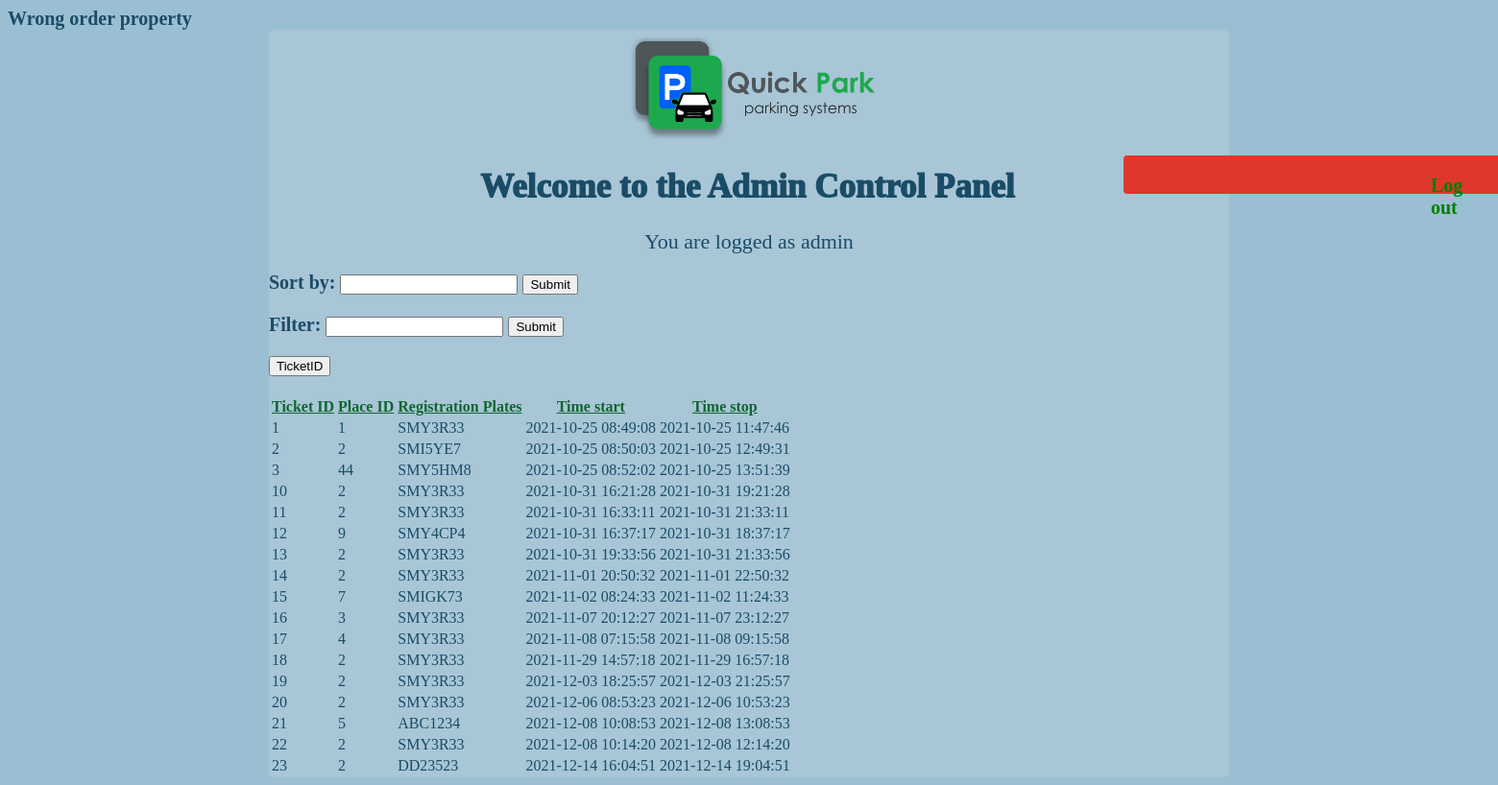
Screenshot of /adminControlPanel.php (signed in) with the database file from the repository.
### tables this page shows
CREATE TABLE `tickets` (
  `idticket` int(10) UNSIGNED NOT NULL,
  `idmiejsca` int(10) UNSIGNED NOT NULL,
  `rejestracja` text NOT NULL,
  `czas_start` timestamp NOT NULL DEFAULT current_timestamp(),
  `czas_stop` datetime DEFAULT NULL
);

### adminControlPanel.php (the view, shortened to what this page needs)
<?php
$querystr = "SELECT * FROM tickets";
require_once "db_connection.php";
try{
	$connection = new mysqli($host, $db_user, $db_password, $db_name);
	if($connection -> connect_errno != 0){
		throw new Exception(mysqli_connect_errno());
	}
	else{
		$answer = $connection -> query($querystr);
	}
}
catch(Exception $e){
	echo '<div class = "error">Server error, we apologize for inconvenience</div>';
	echo '<br/> devinfo:'.$e;
}
?>
<!DOCTYPE HTML>
<html lang="pl">
<head>
	<link rel="stylesheet" href="style_adminpage.css" type="text/css"/>
</head>
<body>
	<div id="container">
		<div id="logo">
			<center> <img src = "img/logo1.png" width="261" height="121"/> </center>
		</div>
		<div id="TopText">
			<h1  style="margin-left:220px"> Welcome to the Admin Control Panel </h1>
		</div>
		<div id="logout">
			<form action="logout.php">
				<button class="button buttonAdmin" style="width: 100px"><span style="color: green"> Log out </span></button>
			</form>
		</div>
		<div id="jakies">
			<?php
				echo "<center><h2> You are logged as ".$_SESSION['user'] ;
			?>
		</div>
		<div class = "sort">
			<form action="adminControlPanel.php" method="post">
  				<label for="sortorders">Sort by:</label>
  				<input list="sortorders" name="sortorder" id="sortorder">
  				<input type="submit">
			</form>
		</div>
		<div class = "filter">
			<form action="adminControlPanel.php" method="post">
  				<label for="filters">Filter:</label>
  				<input list="filters" name="filter" id="filter">
  				<input type="submit">
			</form>
		</div>
		<form action = "adminControlPanel.php" method = "post">
			<input type="submit" name="sortTicketID" value="TicketID">
		</form>
		<table class = "TicketsTable">
			<tr>
				<th><a class="column-sort" id="ticketid" data-order="desc" href="#">Ticket ID</a></th>
				<th><a class="column-sort" id="idmiejsca" data-order="desc" href="#">Place ID</a></th>
				<th><a class="column-sort" id="regplate" data-order="desc" href="#">Registration Plates</a></th>
				<th><a class="column-sort" id="timestart" data-order="desc" href="#">Time start</a></th>
				<th><a class="column-sort" id="timestop" data-order="desc" href="#">Time stop</a></th>
			</tr>
			<?php
				while($row = mysqli_fetch_array($answer))
				{
			?>
			<tr>
				<td><?php echo $row['idticket'];?></td>
				<td><?php echo $row['idmiejsca'];?></td>
				<td><?php echo $row['rejestracja'];?></td>
				<td><?php echo $row['czas_start'];?></td>
				<td><?php echo $row['czas_stop'];?></td>
			</tr>
			<?php
				}
			?>
		</table>
	</div>
</body>
</html>

### style_adminpage.css (style rules this page uses)
body { background-color: #9BBFD2; font-family: Bahnschrift; font-size: 20px; font-weight: 900; color: #1A4C67; }
#container { clear:both; width: 1000px; margin-left: auto; margin-right:auto; background-color: #A8C6D6; border-radius: 6px; }
#TopText { float: left; width: 890px; }
#logo { margin-left: auto; margin-right:auto; color: gray; }
#logout { float: left; width: 100px; height: 50px; margin-left: 0px; margin-right: 0px; padding-top: 10px; padding-right: 10px; }
#jakies { clear: both; }
h1 { font-family: Bahnschrift; font-size: 35px; font-weight: 1000; }
h2 { font-family: Bahnschrift; font-size: 22px; font-weight: 500; }
.button { width: 4em; height: 2em; border: none; color: white; padding: 20px 320px; text-align: center; text-decoration: none; display: inline-block; font-size: 70px; font-weight: 700; margin: 5px 0px; color: #116530; border-radius: 4px; margin: 0px 0px; cursor: pointer; font-family: Bahnschrift; font-size: 20px; }
.buttonAdmin { background-color: #DF362D; }
a:link { color:#116530; }
label { margin-bottom: 80px; }

### rows the page displays
tickets: idticket "1", idmiejsca "1", rejestracja "SMY3R33", czas_start "2021-10-25 08:49:08", czas_stop "2021-10-25 11:47:46"
tickets: idticket "2", idmiejsca "2", rejestracja "SMI5YE7", czas_start "2021-10-25 08:50:03", czas_stop "2021-10-25 12:49:31"
tickets: idticket "3", idmiejsca "44", rejestracja "SMY5HM8", czas_start "2021-10-25 08:52:02", czas_stop "2021-10-25 13:51:39"
tickets: idticket "10", idmiejsca "2", rejestracja "SMY3R33", czas_start "2021-10-31 16:21:28", czas_stop "2021-10-31 19:21:28"
tickets: idticket "11", idmiejsca "2", rejestracja "SMY3R33", czas_start "2021-10-31 16:33:11", czas_stop "2021-10-31 21:33:11"
tickets: idticket "12", idmiejsca "9", rejestracja "SMY4CP4", czas_start "2021-10-31 16:37:17", czas_stop "2021-10-31 18:37:17"
tickets: idticket "13", idmiejsca "2", rejestracja "SMY3R33", czas_start "2021-10-31 19:33:56", czas_stop "2021-10-31 21:33:56"
tickets: idticket "14", idmiejsca "2", rejestracja "SMY3R33", czas_start "2021-11-01 20:50:32", czas_stop "2021-11-01 22:50:32"
tickets: idticket "15", idmiejsca "7", rejestracja "SMIGK73", czas_start "2021-11-02 08:24:33", czas_stop "2021-11-02 11:24:33"
tickets: idticket "16", idmiejsca "3", rejestracja "SMY3R33", czas_start "2021-11-07 20:12:27", czas_stop "2021-11-07 23:12:27"
tickets: idticket "17", idmiejsca "4", rejestracja "SMY3R33", czas_start "2021-11-08 07:15:58", czas_stop "2021-11-08 09:15:58"
tickets: idticket "18", idmiejsca "2", rejestracja "SMY3R33", czas_start "2021-11-29 14:57:18", czas_stop "2021-11-29 16:57:18"
tickets: idticket "19", idmiejsca "2", rejestracja "SMY3R33", czas_start "2021-12-03 18:25:57", czas_stop "2021-12-03 21:25:57"
tickets: idticket "20", idmiejsca "2", rejestracja "SMY3R33", czas_start "2021-12-06 08:53:23", czas_stop "2021-12-06 10:53:23"
tickets: idticket "21", idmiejsca "5", rejestracja "ABC1234", czas_start "2021-12-08 10:08:53", czas_stop "2021-12-08 13:08:53"
tickets: idticket "22", idmiejsca "2", rejestracja "SMY3R33", czas_start "2021-12-08 10:14:20", czas_stop "2021-12-08 12:14:20"
tickets: idticket "23", idmiejsca "2", rejestracja "DD23523", czas_start "2021-12-14 16:04:51", czas_stop "2021-12-14 19:04:51"

### other values shown
$_SESSION['user'] "admin"
